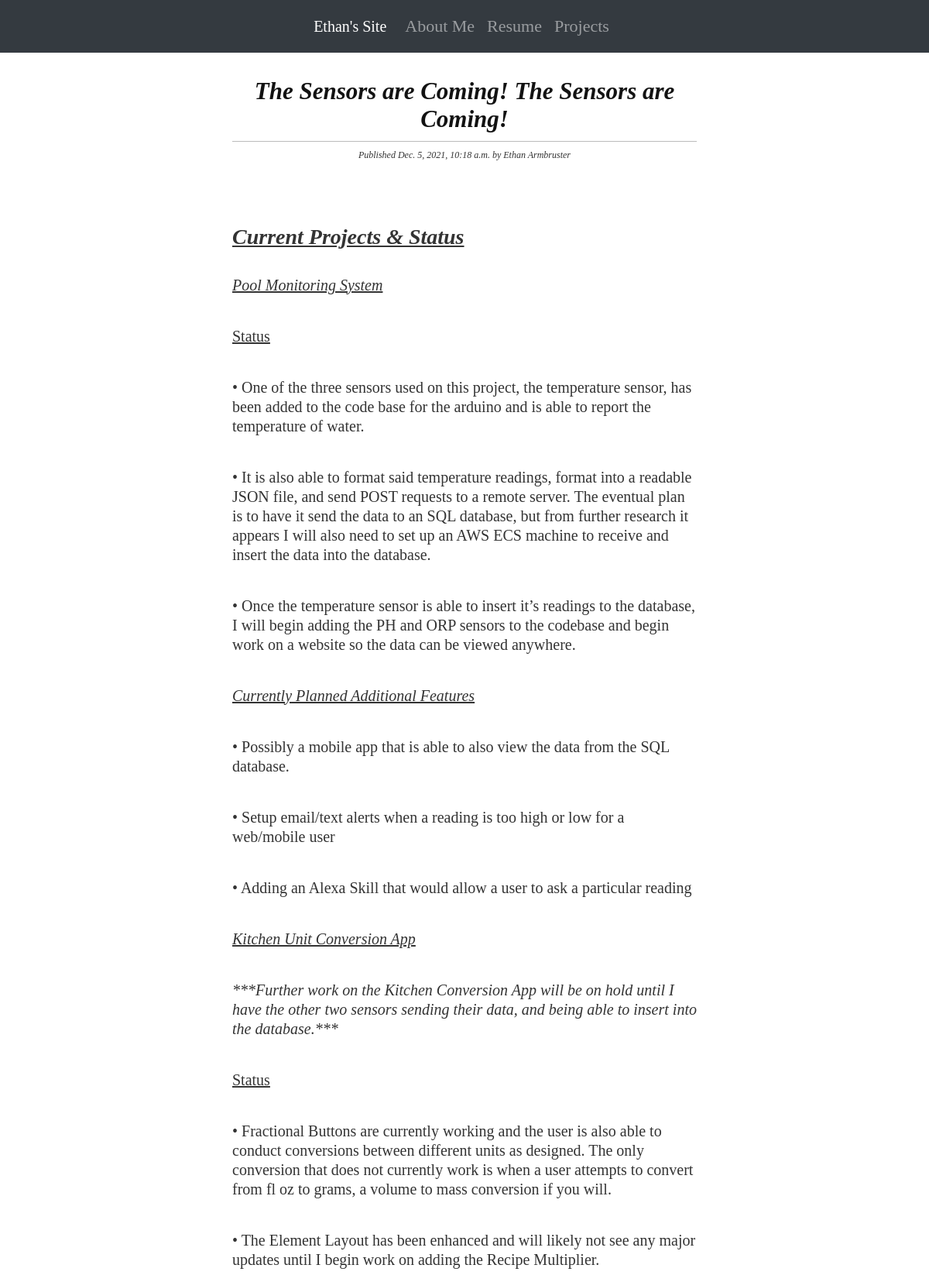
Page /2021/12/5/sensor_update on the committed database.
### functionality/models.py (models this page shows, shortened)
class Post(models.Model):
    STATUS_CHOICES = (
        ('draft', 'Draft'), ('published', 'Published'),
    )
    title = models.CharField(max_length=500)
    slug = models.SlugField(max_length=500, unique_for_date='publish')
    author = models.ForeignKey(User, on_delete=models.CASCADE, related_name='blog_posts')
    body = RichTextField(blank=True, null=True)
    publish = models.DateTimeField(default=django.utils.timezone.now)
    created = models.DateTimeField(auto_now_add=True)
    updated = models.DateTimeField(auto_now=True)
    status = models.CharField(max_length=10, choices=STATUS_CHOICES, default='draft')
    objects = models.Manager()
    published = PublishedManager()
    class Meta:
        ordering = ('-publish',)

### functionality/views.py (the view)
# urls.py: path('<int:year>/<int:month>/<int:day>/<slug:post>', views.post_detail,
def post_detail(request, year, month, day, post):
    post = get_object_or_404(Post, slug = post, status = 'published', publish__year = year, publish__month = month, publish__day = day)
    return render(request, 'html/detail.html', {'post': post})

### functionality/templates/html/detail.html (shortened to what this page needs)
{% extends "html/base.html" %}
{% load static %}
{% load tz %}
{% block content %}
    <div class="detail_post_header">
        <h1 class="times ">{{ post.title }}</h1>
        <p class="date ">
            Published {{ post.publish|timezone:"America/New_York" }}
            by {{ post.author.first_name }} {{ post.author.last_name }}
        </p>
    </div>
    <div class="center_page times_info">
        {{ post.body|safe|linebreaksbr }}
    </div>
{% endblock %}

### functionality/static/css/blog.css (style rules this page uses)
.times { color: #121212; font-family: 'times new roman', serif; font-weight: 700; font-style: italic; font-size: 1.9375rem; line-height: 2.25rem; }
.detail_post_header { margin-top: 2rem; margin-bottom: 5rem; font-size: 40px; text-align: center; }
.times_info { font-style: normal; font-stretch: normal; margin-bottom: 1.25rem; color: #333; font-family: 'times new roman', serif; font-weight: 300; font-size: 1.25rem; line-height: 1.5625rem; }
body { margin: 0; padding: 0; font-family: helvetica, sans-serif; }
h1 { font-weight: normal; border-bottom: 1px solid #bbb; padding: 0 0 10px 0; }
p.date { color: #333333; font-family: georgia, serif; font-size: 12px; font-style: italic; }

### functionality/static/css/home.css (style rules this page uses)
.center_page { margin: 0 auto; }

### rows in the picture
Post: title "The Sensors are Coming! The Sensors are Coming!", publish "Dec. 5, 2021, 10:18 a.m.", author.first_name "Ethan", author.last_name "Armbruster", body "Current Projects & Status Pool Monitoring System Status • One of the three sensors used on this project, the temperature sensor, has been added to the code base for the arduino and is able to report the temperature of water. • It is also able to format said temperature readings, format into a readable JSON file, and send POST requests to a remote server. The eventual plan is to have it send the data to an SQL database, but from further research it appears I will also need to set up an AWS ECS machine to receive and insert the data into the database. • Once the temperature sensor is able to insert it’s readings to the database, I will begin adding the PH and ORP sensors to the codebase and…"
